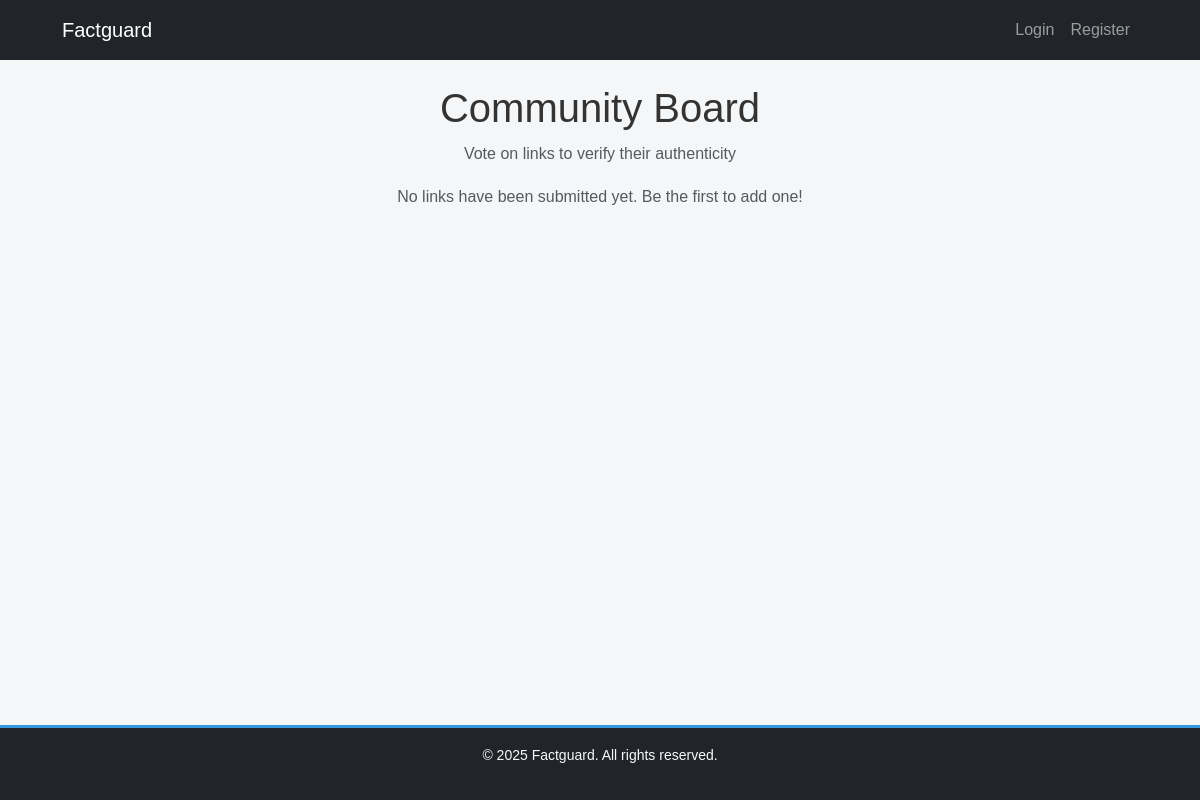
The page /fake-news/community-board/ on the database as committed earlier.
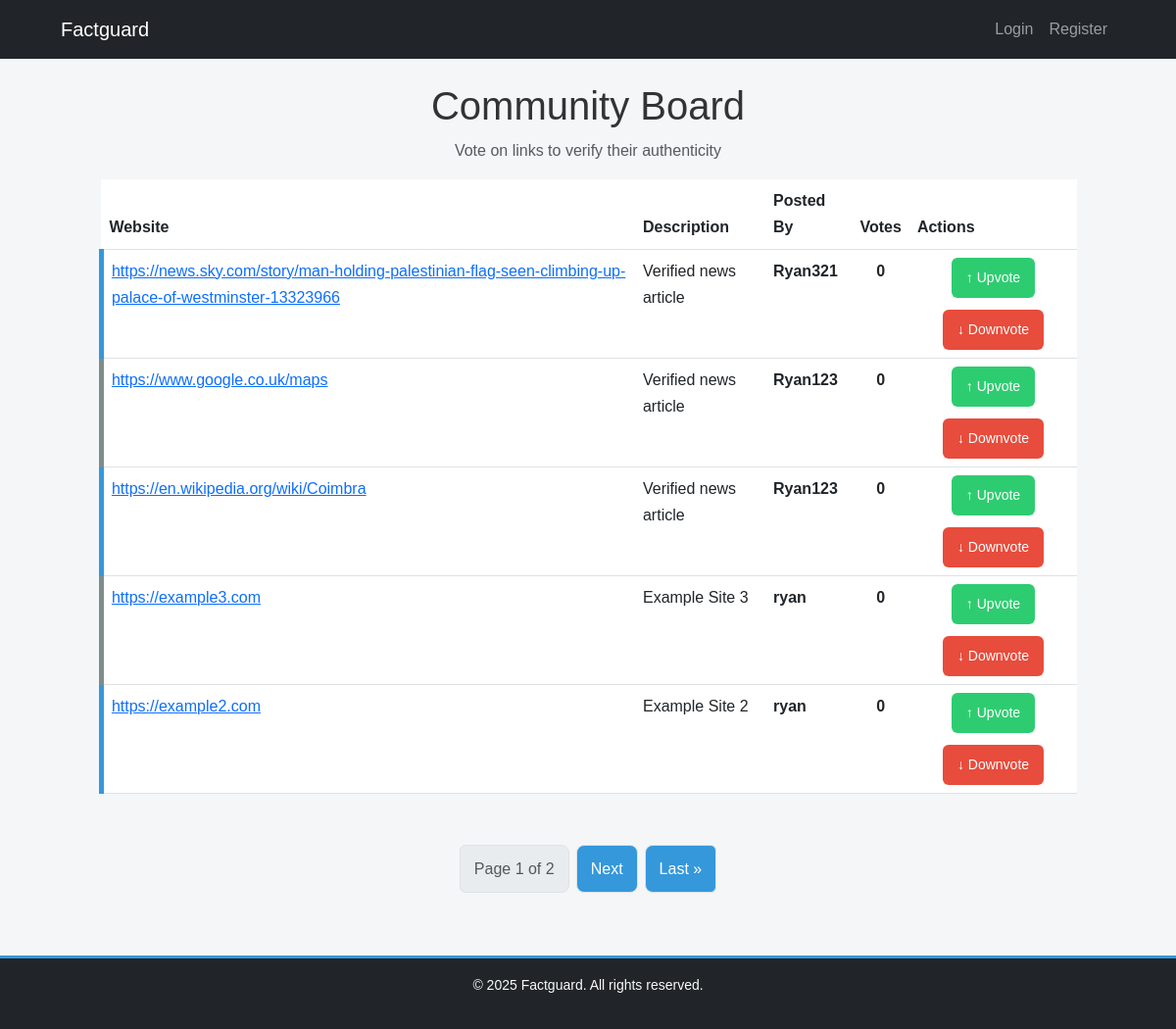
The same page on the database as committed later.
### core/models.py (models this page shows, shortened)
class CommunityPost(models.Model):
    url = models.URLField(unique=True)
    description = models.TextField(blank=True)
    posted_by = models.ForeignKey(User, on_delete=models.CASCADE)
    created_at = models.DateTimeField(auto_now_add=True)

### core/views.py (the view)
# urls.py: path("community-board/", community_board, name="community_board"),
def community_board(request):
    post_list = CommunityPost.objects.all().order_by("-created_at")
    paginator = Paginator(post_list, 5)
    page_number = request.GET.get("page")
    posts = paginator.get_page(page_number)
    return render(request, "core/community_board.html", {"posts": posts})

### core/templates/core/community_board.html (shortened to what this page needs)
{% extends "core/base.html" %}
{% block content %}
<div class="container community-container">
    <h1 class="text-center">Community Board</h1>
    <p class="text-center text-muted">Vote on links to verify their authenticity</p>
    {% if posts %}
        <div class="table-responsive">
            <table class="table table-hover custom-table">
                <thead>
                    <tr>
                        <th>Website</th>
                        <th>Description</th>
                        <th>Posted By</th>
                        <th>Votes</th>
                        <th>Actions</th>
                    </tr>
                </thead>
                <tbody>
                    {% for post in posts %}
                        <tr>
                            <td><a href="{{ post.url }}" target="_blank" class="text-primary">{{ post.url }}</a></td>
                            <td>{{ post.description }}</td>
                            <td><strong>{{ post.posted_by.username }}</strong></td>
                            <td class="text-center"><strong class="vote-count">{{ post.votes.count }}</strong></td>
                            <td class="vote-buttons">
                                <button class="btn vote-btn upvote" onclick="vote('{{ post.id }}', 'upvote')">↑ Upvote</button>
                                <button class="btn vote-btn downvote" onclick="vote('{{ post.id }}', 'downvote')">↓ Downvote</button>
                            </td>
                        </tr>
                    {% endfor %}
                </tbody>
            </table>
        </div>
        <div class="d-flex justify-content-center mt-3">
            <nav>
                <ul class="pagination">
                    <li class="page-item disabled">
                        <span class="page-link">Page {{ posts.number }} of {{ posts.paginator.num_pages }}</span>
                    </li>
                    {% if posts.has_next %}
                        <li class="page-item"><a class="page-link" href="?page={{ posts.next_page_number }}">Next</a></li>
                        <li class="page-item"><a class="page-link" href="?page={{ posts.paginator.num_pages }}">Last &raquo;</a></li>
                    {% endif %}
                </ul>
            </nav>
        </div>
    {% else %}
        <p class="text-center text-muted">No links have been submitted yet. Be the first to add one!</p>
    {% endif %}
</div>
{% endblock %}

### core/templates/core/base.html (shortened to what this page needs)
<!DOCTYPE html>
<html lang="en">
<head>
    <link rel="stylesheet" href="https://cdn.jsdelivr.net/npm/bootstrap@5.3.0/dist/css/bootstrap.min.css">
    <link rel="stylesheet" href="https://cdnjs.cloudflare.com/ajax/libs/font-awesome/6.0.0/css/all.min.css">
    <link rel="stylesheet" href="/static/style.css">
</head>
<body>
    <nav class="navbar navbar-expand-lg navbar-dark bg-dark">
        <div class="container">
            <a class="navbar-brand" href="{% url 'home' %}">Factguard</a>
            <div class="collapse navbar-collapse" id="navbarNav">
                <ul class="navbar-nav ms-auto">
                    {% if user.is_authenticated %}
                        <li class="nav-item"><a class="nav-link" href="{% url 'profile' %}">Profile</a></li>
                        <li class="nav-item"><a class="nav-link" href="{% url 'logout' %}">Logout</a></li>
                        <li class="nav-item"><a class="nav-link" href="{% url 'classify_news' %}">Fact Checker</a></li>
                        <li class="nav-item"><a class="nav-link" href="{% url 'community_board' %}">Community Board</a></li>
                    {% else %}
                        <li class="nav-item"><a class="nav-link" href="{% url 'login' %}">Login</a></li>
                        <li class="nav-item"><a class="nav-link" href="{% url 'register' %}">Register</a></li>
                    {% endif %}
                </ul>
            </div>
        </div>
    </nav>
    <div class="container mt-4">
        {% block content %}{% endblock %}
    </div>
    <footer class="bg-dark text-light text-center py-3 mt-5">
        <p>&copy; 2025 Factguard. All rights reserved.</p>
    </footer>
</body>
</html>

### core/static/style.css (style rules this page uses)
body { font-family: 'Poppins', sans-serif; margin: 0; padding: 0; background-color: #f4f6f8; color: #333; line-height: 1.7; display: flex; flex-direction: column; min-height: 100vh; }
.container { flex: 1; max-width: 1100px; width: 95%; margin: auto; }
footer { background: #2c3e50; color: white; text-align: center; padding: 15px 0; font-size: 14px; border-top: 3px solid #3498db; width: 100%; margin-top: auto; }
.vote-buttons { display: flex; gap: 12px; justify-content: center; flex-wrap: wrap; }
.vote-btn { padding: 10px 15px; font-size: 14px; border-radius: 6px; font-weight: 500; transition: all 0.3s ease-in-out; white-space: nowrap; border: none; cursor: pointer; }
.upvote { background-color: #2ecc71; color: white; }
.downvote { background-color: #e74c3c; color: white; }
.custom-table tbody tr:nth-child(odd) { background-color: #e3f2fd !important; border-left: 5px solid #3498db !important; }
.custom-table tbody tr:nth-child(even) { background-color: #f2f2f2 !important; border-left: 5px solid #7f8c8d !important; }
.pagination { display: flex; justify-content: center; margin-top: 20px; gap: 8px; }
.page-link { padding: 10px 14px; background: #3498db; color: white; border-radius: 8px; text-decoration: none; transition: all 0.3s ease-in-out; }

Rows that differ between the two databases and show on the page:
added CommunityPost: url "https://news.sky.com/story/man-holding-palestinian-flag-seen-climbing-up-palace-of-westminster-13323966", description "Verified news article", posted_by.username "Ryan321", votes.count "0"
added CommunityPost: url "https://www.google.co.uk/maps", description "Verified news article", posted_by.username "Ryan123", votes.count "0"
added CommunityPost: url "https://en.wikipedia.org/wiki/Coimbra", description "Verified news article", posted_by.username "Ryan123", votes.count "0"
added CommunityPost: url "https://example3.com", description "Example Site 3", posted_by.username "ryan", votes.count "0"
added CommunityPost: url "https://example2.com", description "Example Site 2", posted_by.username "ryan", votes.count "0"
Other text that changed with them:
{{ posts.number }}: (not shown) → "1"
{{ posts.paginator.num_pages }}: (not shown) → "2"
text no longer shown: "No links have been submitted yet. Be the first to add one!"
text now shown: "Website Description Posted By Votes Actions Page of Next Last »"
